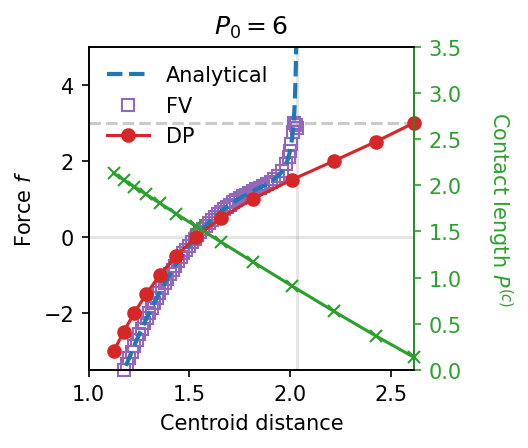

Write Python code to recreate this figure.
import numpy as np
import matplotlib.pyplot as plt
from pyafv import PhysicalParams, FiniteVoronoiSimulator, target_delta


P0 = 6.0
Lambda = 0.2

phys = PhysicalParams(P0=P0, Lambda=Lambda)
phys = phys.with_optimal_radius()

detachment_force = 3.0  # read off roughly from the plot; use `pyafv.calibrate.auto_calibrate` to get a more precise value
delta = target_delta(phys, detachment_force)  # 0.287
phys = phys.replace(delta=delta)

l = phys.r
KP = phys.KP
A0 = phys.A0

fig, ax = plt.subplots(figsize=(2.8, 2.8))
step = 8

#====================================================
# Analytical results

distances = np.linspace(1e-6, 2*l-(1e-6), 1000)
detachment_forces = []

centroid_distances = []
for distance in distances:
    epsilon = l - (distance/2.)

    theta = 2 * np.pi - 2 * np.arctan2(np.sqrt(l**2 - (l - epsilon)**2), l - epsilon)
    A = (l - epsilon) * np.sqrt(l**2 - (l - epsilon)**2) + 0.5 * (l**2 * theta)
    P = 2 * np.sqrt(l**2 - (l - epsilon)**2) + l * theta

    f = 4. * np.sqrt((2*l-epsilon) * epsilon) * (A - A0 + KP * ((P - P0)/(2 * l - epsilon)) + (Lambda/2) * (l/((2*l-epsilon)*epsilon)))
    detachment_forces.append(f)

    phi = np.arctan2(np.sqrt(l**2 - (l - epsilon)**2), l - epsilon)
    Acap = l**2 * (phi - np.sin(phi) * np.cos(phi))
    xcap = 4.*l * np.sin(phi)**3/(3.*(2*phi - np.sin(2*phi)))
    Delta = Acap * xcap / (np.pi * l**2 - Acap)
    centroid_distances.append(distance + 2 * Delta)

ax.plot(centroid_distances, detachment_forces, "--", label=r'Analytical', lw=2, color="C0", zorder=1)

ax.axvline(x=2*l, color='C7', alpha=0.2, zorder=-1)
ax.axhline(y=0, color='C7', alpha=0.2, zorder=-1)


#====================================================
# Finite Voronoi results

distances = np.arange(0.001, 2*l, 0.001)
pts = np.array([[0, 0], [1, 0]], dtype=np.float64)

sim = FiniteVoronoiSimulator(pts, phys)

detachment_forces = []
for distance in distances:
    pts[1, 0] = distance
    sim.update_positions(pts)
    diag = sim.build()
    force = diag['forces'][0, 0]  # force on first cell, x-component
    detachment_forces.append(force)

data = np.column_stack((distances, detachment_forces))

epsilon = l - (distances/2.)
phi = np.arctan2(np.sqrt(l**2 - (l - epsilon)**2), l - epsilon)
Acap = l**2 * (phi - np.sin(phi) * np.cos(phi))
xcap = 4.*l * np.sin(phi)**3/(3.*(2*phi - np.sin(2*phi)))
Delta = Acap * xcap / (np.pi * l**2 - Acap)
centroid_distances = distances + 2 * Delta

mask = (data[:,1] > -3.5)
ax.plot(centroid_distances[mask][:-50:3*step], data[mask,1][:-50:3*step], 's', color="C4", markerfacecolor="None", label='FV', zorder=0, clip_on=False)
ax.plot(centroid_distances[mask][-50::step], data[mask,1][-50::step], 's', color="C4", markerfacecolor="None", zorder=0, clip_on=False)


#====================================================
# Deformable polygon results

data = np.load('../fix_delta/force_dist_P0_6.npy')
ext_forces = data[:, 1]
centroid_distances = data[:, 0]
contact_lengths = data[:, 2]

ax.plot(centroid_distances, ext_forces, '-o', color="C3", label="DP", clip_on=False, zorder=2)
ax.axhline(detachment_force, linestyle='dashed', color='C7', alpha=0.4, zorder=-1)

ax2 = ax.twinx()
ax2.plot(centroid_distances, contact_lengths, '-x', color="C2", clip_on=False, zorder=0)

ax2.set_ylim(0, 3.5)
# Color the right axis green
ax2.tick_params(axis='y', colors='C2')
ax2.spines['right'].set_color('C2')
ax2.set_ylabel(r'Contact length $P^{(c)}$', color="C2", rotation=270, labelpad=25)


ax.set_xlabel(r'Centroid distance')
ax.set_ylabel(r'Force $f$')

ax.set_title(r'$P_0=6$')

ax.set_ylim(-3.5, 5)
ax.set_xlim(1.0, 2.615)
ax.legend(frameon=False, loc='upper left')

plt.savefig("force_dist_P0_6.png", dpi=150, bbox_inches='tight')
